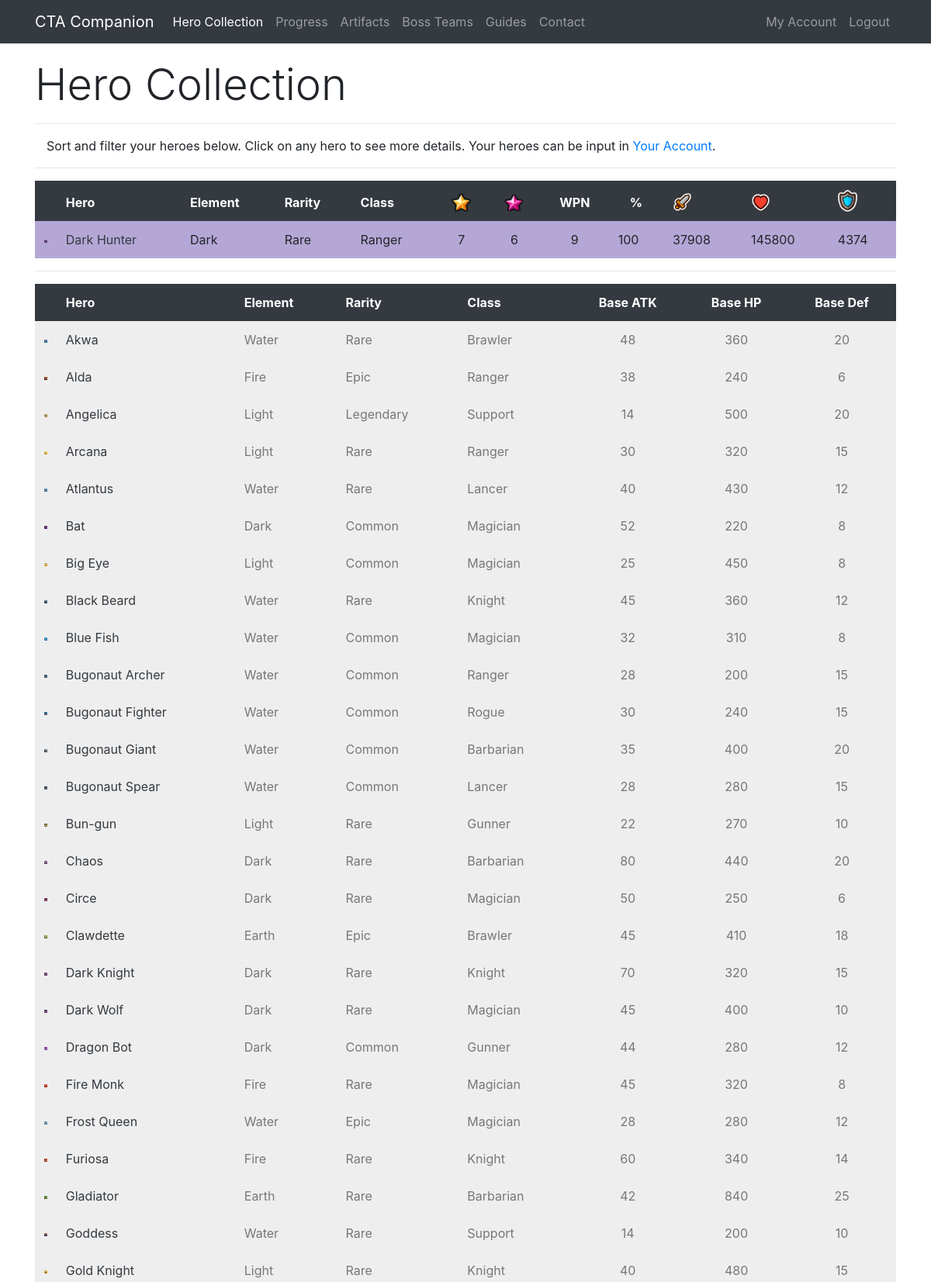
The app's page /collection/Cayumi (signed in, upper part) with its own data.
### app/models.py (models this page shows, shortened)
class Hero(db.Model):
    id = db.Column(db.Integer, primary_key=True)
    level = db.Column(db.Integer, index=True)
    awaken = db.Column(db.Integer, index=True)
    wpn = db.Column(db.Integer, index=True)
    medals = db.Column(db.Integer, index=True)
    runedAtk = db.Column(db.Integer, index=True)
    runedHp = db.Column(db.Integer, index=True)
    runedDef = db.Column(db.Integer, index=True)
    runedAps = db.Column(db.Integer, index=True)
    runedCrit = db.Column(db.Integer, index=True)
    runedCritDmg = db.Column(db.Integer, index=True)
    user_id = db.Column(db.Integer, db.ForeignKey('user.id'))
    base_id = db.Column(db.Integer, db.ForeignKey('base.id'))
    def atk(self):
        runedAttack = self.runedAtk
        base = self.baseStats.atk
        level = self.level
        awaken = self.awaken
        atk = int(base * (2 ** (level - 1)) * (1.5 ** awaken))
        runedAtk = atk + (atk * (runedAttack / 100))
        return int(runedAtk)
    def hp(self):
        runedHP = self.runedHp
        base = self.baseStats.hp
        level = self.level
        awaken = self.awaken
        hp = int(base * (2 ** (level - 1)) * (1.5 ** awaken))
        runedHP = hp + (hp * (runedHP / 100))
        return int(runedHP)
    def defense(self):
        runedDef = self.runedDef
        base = self.baseStats.defense
        level = self.level
        awaken = self.awaken
        defense = int(base * (2 ** (level - 1)) * (1.5 ** awaken))
        runedDef = defense + (defense * (runedDef / 100))
        return int(runedDef)
    def progress(self):
        level = self.level
        medals = self.medals
        if level == 0:
            accumulated = 0
            total = accumulated + medals
        elif level == 1:
            accumulated = 10
            total = accumulated + medals
        elif level == 2:
            accumulated = 30
            total = accumulated + medals
        elif level == 3:
            accumulated = 80
            total = accumulated + medals
        elif level == 4:
            accumulated = 280
            total = accumulated + medals
        elif level == 5:
            accumulated = 880
            total = accumulated + medals
        elif level == 6:
            accumulated = 2380
            total = accumulated + medals
        elif level == 7:
            accumulated = 4880
            total = accumulated + medals
        total = (total / 4880) * 100
        if total == 100:
            return int(total)
        return round(total, 2)

class Base(db.Model):
    id = db.Column(db.Integer, primary_key=True)
    name = db.Column(db.String(32), index=True, unique=True)
    nameSafe = db.Column(db.String(32), index=True, unique=True)
    job = db.Column(db.String(16), index=True)
    rarity = db.Column(db.String(16), index=True)
    element = db.Column(db.String(16), index=True)
    gender = db.Column(db.String(16), index=True)
    crusher = db.Column(db.Integer, index=True)
    fly = db.Column(db.Integer, index=True)
    blitz = db.Column(db.Integer, index=True)
    atk = db.Column(db.Integer, index=True)
    hp = db.Column(db.Integer, index=True)
    defense = db.Column(db.Integer, index=True)
    crit = db.Column(db.Integer, index=True)
    critDmg = db.Column(db.Integer, index=True)
    movespeed = db.Column(db.Integer, index=True)
    aps = db.Column(db.Integer, index=True)
    arange = db.Column(db.Integer, index=True)
    resistance = db.Column(db.Integer, index=True)
    frenzy = db.Column(db.Integer, index=True)
    dodge = db.Column(db.Integer, index=True)
    stun = db.Column(db.Integer, index=True)
    stunTime = db.Column(db.Integer, index=True)
    aoe = db.Column(db.Integer, index=True)
    ult = db.Column(db.Integer, index=True)
    kshp = db.Column(db.Integer, index=True)
    gold = db.Column(db.Integer, index=True)
    freeze = db.Column(db.Integer, index=True)
    freezeTime = db.Column(db.Integer, index=True)
    freezeDmg = db.Column(db.Integer, index=True)
    burn = db.Column(db.Integer, index=True)
    burnTime = db.Column(db.Integer, index=True)
    burnDmg = db.Column(db.Integer, index=True)
    poison = db.Column(db.Integer, index=True)
    poisonTime = db.Column(db.Integer, index=True)
    poisonDmg = db.Column(db.Integer, index=True)
    sp2 = db.Column(db.Integer, index=True)
    sp2num = db.Column(db.Integer, index=True)
    buffElement = db.Column(db.String(16), index=True)
    buffType = db.Column(db.Integer, index=True)
    buffStat = db.Column(db.String(16), index=True)
    buff = db.Column(db.Integer, index=True)
    heroes = db.relationship('Hero', backref='baseStats', lazy='dynamic')

### app/routes.py (the view)
@app.route('/collection/<username>')
@login_required
def collection(username):
    user = User.query.filter_by(username=username).first_or_404()
    heroes = Hero.query.filter_by(player=user)
    heroactive = 1
    return render_template('collection.html', user=user, heroes=heroes, title='Hero Collection', heroactive=heroactive)

### app/models.py (called while the page is built)
@login.user_loader
def load_user(id):
    return User.query.get(int(id))

### app/templates/collection.html (shortened to what this page needs)
{% extends "base.html" %}
{% block content %}
 <div class="row pt-3">
    <div class="col-lg-12">
      <h1 class="display-4">Hero Collection</h1>
      <hr>
      <p class="instructions">Sort and filter your heroes below. Click on any hero to see more details. Your heroes can be input in <a href="{{ url_for('account', username=current_user.username) }}">Your Account</a>.</p>
        <hr>
    </div>
 </div>
  <div class="row">
    <div class="col-lg-12">
<table id="ctac" class="table table-borderless" style="width:100%">
        <thead class="thead-dark">
            <tr>
                <th data-priority="1">&nbsp;</th>
                <th data-priority="2">Hero</th>
                <th data-priority="12">Element</th>
                <th data-priority="11">Rarity</th>
                <th data-priority="10">Class</th>
                <th data-priority="3" class="text-center"><img src="{{ url_for('static', filename='star.png') }}" width="25" alt="Star Level"></th>
                <th data-priority="4" class="text-center"><img src="{{ url_for('static', filename='awaken.png') }}" width="25" alt="Awaken"></th>
                <th data-priority="5" class="text-center">WPN</th>
                <th data-priority="6" class="text-center">%</th>
                <th data-priority="7"><img src="{{ url_for('static', filename='atk.png') }}" width="25" alt="Attack"></th>
                <th data-priority="8"><img src="{{ url_for('static', filename='hp.png') }}" width="25" alt="HP"></th>
                <th data-priority="9"><img src="{{ url_for('static', filename='def.png') }}" width="25" alt="Defense"></th>
            </tr>
        </thead>
        <tbody>
        {% for i in heroes %}
        {% if i.level > 0 %}
        <tr>
            <td class="{{i.baseStats.element}}{{i.baseStats.rarity}}" width="25"><img class="img-fluid" src="/static/{{i.baseStats.nameSafe}}.png" alt="{{i.baseStats.name}}"></td>
            <td class="{{i.baseStats.element}}{{i.baseStats.rarity}}"><a class="text-dark" href="{{ url_for('hero', heroid=i.id) }}">{{ i.baseStats.name }}</b></td>
            <td class="{{i.baseStats.element}}{{i.baseStats.rarity}}">{{ i.baseStats.element }}</td>
            <td class="{{i.baseStats.element}}{{i.baseStats.rarity}}">{{ i.baseStats.rarity }}</td>
            <td class="{{i.baseStats.element}}{{i.baseStats.rarity}}">{{ i.baseStats.job }}</td>
            <td class="text-center {{i.baseStats.element}}{{i.baseStats.rarity}}">{{ i.level }}</td>
            <td class="text-center {{i.baseStats.element}}{{i.baseStats.rarity}}">{{ i.awaken }}</td>
            <td class="text-center {{i.baseStats.element}}{{i.baseStats.rarity}}">{{ i.wpn }}</td>
            <td class="text center {{i.baseStats.element}}{{i.baseStats.rarity}}">{{ i.progress() }}</td>
            <td class="{{i.baseStats.element}}{{i.baseStats.rarity}}">{{ i.atk() }}</td>
            <td class="{{i.baseStats.element}}{{i.baseStats.rarity}}">{{ i.hp() }}</td>
            <td class="{{i.baseStats.element}}{{i.baseStats.rarity}}">{{ i.defense() }}</td>
        </tr>
        {% endif %}
        {% endfor %}
        </tbody>
</table>
        <hr>
<table id="ctac2" class="table table-borderless" style="width:100%">
        <thead class="thead-dark">
            <tr>
                <th>&nbsp;</th>
                <th>Hero</th>
                <th>Element</th>
                <th>Rarity</th>
                <th>Class</th>
                <th class="text-center">Base ATK</th>
                <th class="text-center">Base HP</th>
                <th class="text-center">Base Def</th>
            </tr>
        </thead>
        <tbody>
        {% for i in heroes %}
        {% if i.level == 0 %}
        <tr>
            <td class="uncollected" width="25"><img class="img-fluid" src="/static/{{i.baseStats.nameSafe}}.png" alt="{{i.baseStats.name}}"></td>
            <td class="uncollected"><a class="text-dark" href="{{ url_for('hero', heroid=i.id) }}">{{ i.baseStats.name }}</a></td>
            <td class="uncollected">{{ i.baseStats.element }}</td>
            <td class="uncollected">{{ i.baseStats.rarity }}</td>
            <td class="uncollected">{{ i.baseStats.job }}</td>
            <td class="uncollected text-center">{{ i.baseStats.atk }}</td>
            <td class="uncollected text-center">{{ i.baseStats.hp }}</td>
            <td class="uncollected text-center">{{ i.baseStats.defense }}</td>
        </tr>
        {% endif %}
        {% endfor %}
        </tbody>
</table>
    </div>
  </div>
{% endblock %}

### app/templates/base.html (shortened to what this page needs)
<!DOCTYPE html>
<html lang="en">
  <head>
    <link rel="stylesheet" href="https://stackpath.bootstrapcdn.com/bootstrap/4.5.0/css/bootstrap.min.css">
    <link rel="stylesheet" type="text/css" href="https://cdn.datatables.net/v/bs4/dt-1.10.21/r-2.2.5/datatables.min.css"/>
    <link href="{{ url_for('static', filename='style.css') }}" rel="stylesheet">
  </head>
  <body>
  <header>
<nav class="navbar navbar-expand-lg fixed-top navbar-dark bg-dark">
  <div class="container">
    <a class="navbar-brand" href="{{ url_for('index') }}">CTA Companion</a>
    <div class="collapse navbar-collapse" id="ctacNav">
      <ul class="navbar-nav mr-auto">
          {% if current_user.is_authenticated %}
        <li class="nav-item">
            {% if heroactive == 1 %}
            <a class="nav-link active" href="{{ url_for('collection', username=current_user.username) }}">Hero Collection</a>
            {% else %}
            <a class="nav-link" href="{{ url_for('collection', username=current_user.username) }}">Hero Collection</a>
            {% endif %}
        </li>
        <li class="nav-item">
            <a class="nav-link" href="{{ url_for('progress', username=current_user.username) }}">Progress</a>
        </li>
        <li class="nav-item">
          <a class="nav-link" href="{{ url_for('artifacts', username=current_user.username) }}">Artifacts</a>
        </li>
        <li class="nav-item">
          <a class="nav-link" href="#">Boss Teams</a>
        </li>
          {% endif %}
        <li class="nav-item">
          <a class="nav-link" href="#">Guides</a>
        </li>
        <li class="nav-item">
          <a class="nav-link" href="{{ url_for('contact') }}">Contact</a>
        </li>
      </ul>
      <ul class="navbar-nav ml-auto">
        {% if current_user.is_anonymous %}
      <li class="nav-item">
          <a class="nav-link" href="{{ url_for('login') }}">Login</a>
      </li>
      <li class="nav-item">
          <a class="nav-link" href="{{ url_for('register') }}">Sign up</a>
      </li>
        {% else %}
      <li class="nav-item">
            {% if useractive == 1 %}
            <a class="nav-link active" href="{{ url_for('account', username=current_user.username) }}">My Account</a>
            {% else %}
            <a class="nav-link" href="{{ url_for('account', username=current_user.username) }}">My Account</a>
            {% endif %}
      </li>
      <li class="nav-item">
          <a class="nav-link" href="{{ url_for('logout') }}">Logout</a>
      </li>
        {% endif %}
      </ul>
    </div>
  </div>
</nav></header>
<main role="main">
<div class="container">
{% block content %}{% endblock %}
</div></main>
  </body>
</html>

### app/static/style.css (style rules this page uses)
.uncollected { color: #777777; background-color: #eeeeee; padding: 8px; }
.DarkRare { background-color: #B4A7D6; padding: 8px; }
main > .container { padding: 60px 15px 0; }
.instructions { padding-left: 15px; }

### app/templates/base.html (style rules this page uses)
html { position: relative; min-height: 100%; }
body { margin-bottom: 40px; }

### records on screen
Hero: baseStats.nameSafe (picture), baseStats.name "Dark Hunter", baseStats.element "Dark", baseStats.rarity "Rare", baseStats.job "Ranger", level "7", awaken "6", wpn "9", progress "100", atk "37908", hp "145800", defense "4374"
Hero: baseStats.nameSafe (picture), baseStats.name "Akwa", baseStats.element "Water", baseStats.rarity "Rare", baseStats.job "Brawler", baseStats.atk "48", baseStats.hp "360", baseStats.defense "20"
Hero: baseStats.nameSafe (picture), baseStats.name "Alda", baseStats.element "Fire", baseStats.rarity "Epic", baseStats.job "Ranger", baseStats.atk "38", baseStats.hp "240", baseStats.defense "6"
Hero: baseStats.nameSafe (picture), baseStats.name "Angelica", baseStats.element "Light", baseStats.rarity "Legendary", baseStats.job "Support", baseStats.atk "14", baseStats.hp "500", baseStats.defense "20"
Hero: baseStats.nameSafe (picture), baseStats.name "Arcana", baseStats.element "Light", baseStats.rarity "Rare", baseStats.job "Ranger", baseStats.atk "30", baseStats.hp "320", baseStats.defense "15"
Hero: baseStats.nameSafe (picture), baseStats.name "Atlantus", baseStats.element "Water", baseStats.rarity "Rare", baseStats.job "Lancer", baseStats.atk "40", baseStats.hp "430", baseStats.defense "12"
Hero: shows a picture, baseStats.name "Bat", baseStats.element "Dark", baseStats.rarity "Common", baseStats.job "Magician", baseStats.atk "52", baseStats.hp "220", baseStats.defense "8"
Hero: baseStats.nameSafe (picture), baseStats.name "Big Eye", baseStats.element "Light", baseStats.rarity "Common", baseStats.job "Magician", baseStats.atk "25", baseStats.hp "450", baseStats.defense "8"
Hero: baseStats.nameSafe (picture), baseStats.name "Black Beard", baseStats.element "Water", baseStats.rarity "Rare", baseStats.job "Knight", baseStats.atk "45", baseStats.hp "360", baseStats.defense "12"
Hero: baseStats.nameSafe (picture), baseStats.name "Blue Fish", baseStats.element "Water", baseStats.rarity "Common", baseStats.job "Magician", baseStats.atk "32", baseStats.hp "310", baseStats.defense "8"
Hero: baseStats.nameSafe (picture), baseStats.name "Bugonaut Archer", baseStats.element "Water", baseStats.rarity "Common", baseStats.job "Ranger", baseStats.atk "28", baseStats.hp "200", baseStats.defense "15"
Hero: baseStats.nameSafe (picture), baseStats.name "Bugonaut Fighter", baseStats.element "Water", baseStats.rarity "Common", baseStats.job "Rogue", baseStats.atk "30", baseStats.hp "240", baseStats.defense "15"
Hero: baseStats.nameSafe (picture), baseStats.name "Bugonaut Giant", baseStats.element "Water", baseStats.rarity "Common", baseStats.job "Barbarian", baseStats.atk "35", baseStats.hp "400", baseStats.defense "20"
Hero: baseStats.nameSafe (picture), baseStats.name "Bugonaut Spear", baseStats.element "Water", baseStats.rarity "Common", baseStats.job "Lancer", baseStats.atk "28", baseStats.hp "280", baseStats.defense "15"
Hero: baseStats.nameSafe (picture), baseStats.name "Bun-gun", baseStats.element "Light", baseStats.rarity "Rare", baseStats.job "Gunner", baseStats.atk "22", baseStats.hp "270", baseStats.defense "10"
Hero: baseStats.nameSafe (picture), baseStats.name "Chaos", baseStats.element "Dark", baseStats.rarity "Rare", baseStats.job "Barbarian", baseStats.atk "80", baseStats.hp "440", baseStats.defense "20"
Hero: baseStats.nameSafe (picture), baseStats.name "Circe", baseStats.element "Dark", baseStats.rarity "Rare", baseStats.job "Magician", baseStats.atk "50", baseStats.hp "250", baseStats.defense "6"
Hero: baseStats.nameSafe (picture), baseStats.name "Clawdette", baseStats.element "Earth", baseStats.rarity "Epic", baseStats.job "Brawler", baseStats.atk "45", baseStats.hp "410", baseStats.defense "18"
Hero: baseStats.nameSafe (picture), baseStats.name "Dark Knight", baseStats.element "Dark", baseStats.rarity "Rare", baseStats.job "Knight", baseStats.atk "70", baseStats.hp "320", baseStats.defense "15"
Hero: baseStats.nameSafe (picture), baseStats.name "Dark Wolf", baseStats.element "Dark", baseStats.rarity "Rare", baseStats.job "Magician", baseStats.atk "45", baseStats.hp "400", baseStats.defense "10"
Hero: baseStats.nameSafe (picture), baseStats.name "Dragon Bot", baseStats.element "Dark", baseStats.rarity "Common", baseStats.job "Gunner", baseStats.atk "44", baseStats.hp "280", baseStats.defense "12"
Hero: baseStats.nameSafe (picture), baseStats.name "Fire Monk", baseStats.element "Fire", baseStats.rarity "Rare", baseStats.job "Magician", baseStats.atk "45", baseStats.hp "320", baseStats.defense "8"
Hero: baseStats.nameSafe (picture), baseStats.name "Frost Queen", baseStats.element "Water", baseStats.rarity "Epic", baseStats.job "Magician", baseStats.atk "28", baseStats.hp "280", baseStats.defense "12"
Hero: baseStats.nameSafe (picture), baseStats.name "Furiosa", baseStats.element "Fire", baseStats.rarity "Rare", baseStats.job "Knight", baseStats.atk "60", baseStats.hp "340", baseStats.defense "14"
Hero: baseStats.nameSafe (picture), baseStats.name "Gladiator", baseStats.element "Earth", baseStats.rarity "Rare", baseStats.job "Barbarian", baseStats.atk "42", baseStats.hp "840", baseStats.defense "25"
Hero: baseStats.nameSafe (picture), baseStats.name "Goddess", baseStats.element "Water", baseStats.rarity "Rare", baseStats.job "Support", baseStats.atk "14", baseStats.hp "200", baseStats.defense "10"
Hero: baseStats.nameSafe (picture), baseStats.name "Gold Knight", baseStats.element "Light", baseStats.rarity "Rare", baseStats.job "Knight", baseStats.atk "40", baseStats.hp "480", baseStats.defense "15"
